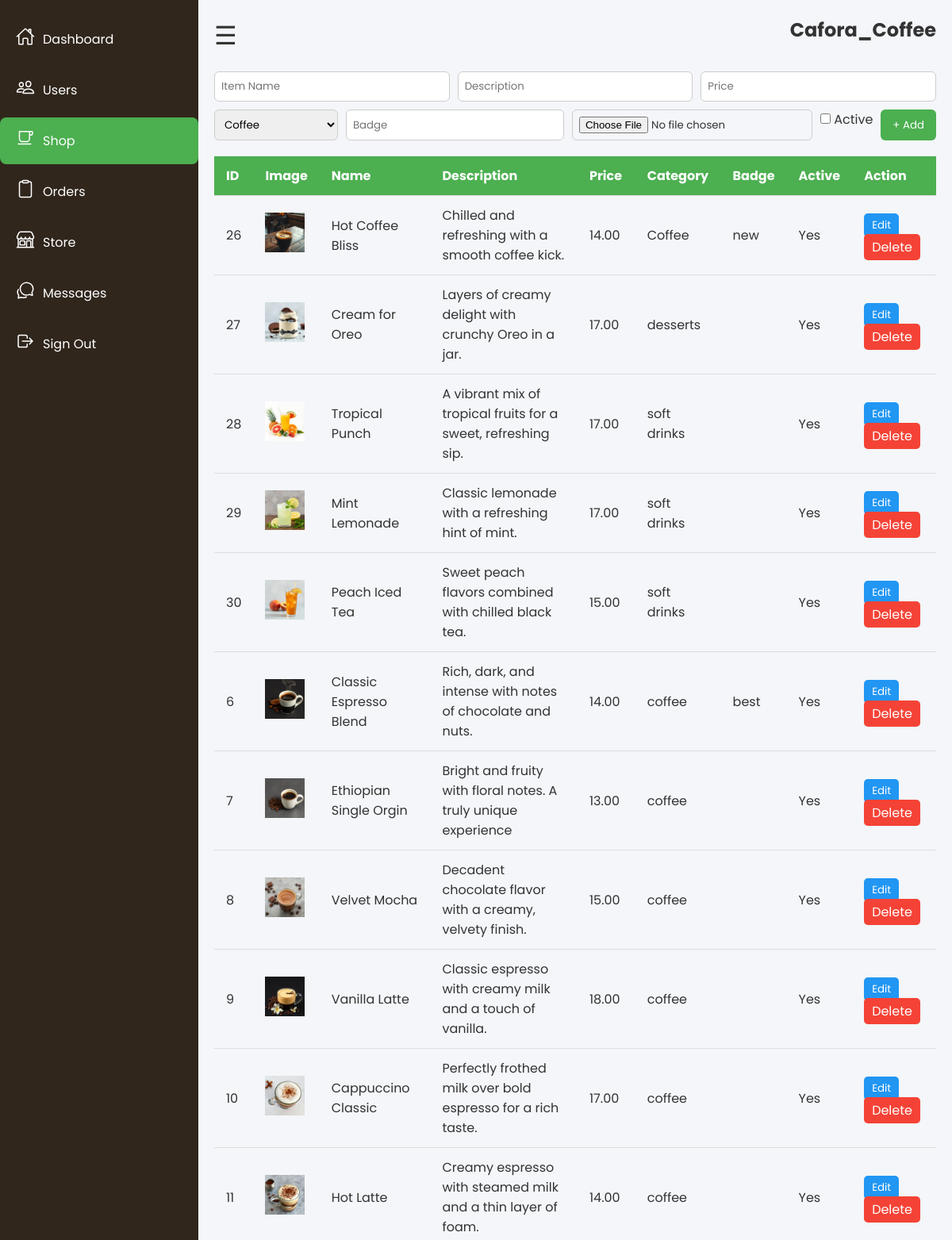
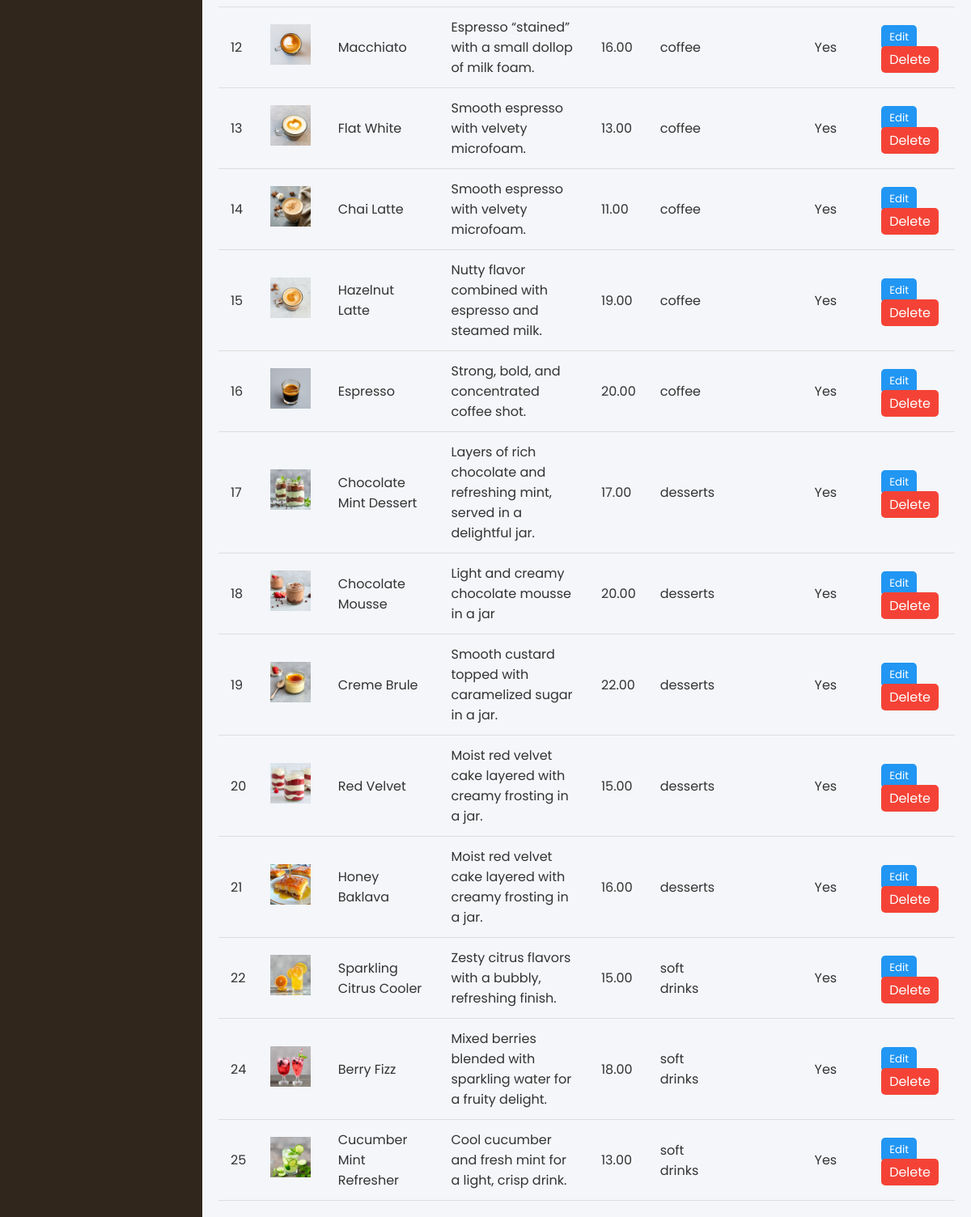
/admin/manage_items.php (signed in), run on the app's committed database (2 pictures, top to bottom).
### tables this page shows
CREATE TABLE `products` (
  `id` int(11) NOT NULL,
  `name` varchar(255) NOT NULL,
  `description` text NOT NULL,
  `price` decimal(10,2) NOT NULL,
  `category` varchar(100) NOT NULL,
  `image_url` varchar(500) DEFAULT NULL,
  `badge` varchar(50) DEFAULT NULL,
  `active` tinyint(1) DEFAULT 1,
  `created_at` timestamp NOT NULL DEFAULT current_timestamp()
);

### admin/manage_items.php (the view, shortened to what this page needs)
<?php
require '../includes/database_connection.php';
?>
<?php
$items = $pdo->query("SELECT * FROM products ORDER BY created_at DESC")->fetchAll(PDO::FETCH_ASSOC);
?>
<!DOCTYPE html>
<html lang="en">
<head>
<link rel="stylesheet" href="../assets/css/admin.css">
</head>
<body>
<div class="container">
    <?php include "nav.php"; ?>
    <div class="main">
        <div class="topbar">
            <div class="toggle">&#9776;</div>
            <h2>Cafora_Coffee</h2>
        </div>
        <form method="POST" class="form-inline" enctype="multipart/form-data">
            <input type="text" name="name" placeholder="Item Name" required>
            <input type="text" name="description" placeholder="Description" required>
            <input type="number" step="0.01" name="price" placeholder="Price" required>
            <select name="category" required>
            <option value="Coffee">Coffee</option>
            </select>
            <input type="text" name="badge" placeholder="Badge">
            <input type="file" name="image_url">
            <label><input type="checkbox" name="active"> Active</label>
            <button type="submit" name="add" class="btn-add" align="right">+ Add</button>
        </form>
        <div class="table-wrapper">
            <table class="styled-table">
                <thead>
                    <tr>
                        <th>ID</th>
                        <th>Image</th>
                        <th>Name</th>
                        <th>Description</th>
                        <th>Price</th>
                        <th>Category</th>
                        <th>Badge</th>
                        <th>Active</th>
                        <th>Action</th>
                    </tr>
                </thead>
                <tbody>
                    <?php foreach($items as $item): ?>
                    <tr>
                        <td><?= $item['id'] ?></td>
                        <td>
                            <?php if($item['image_url']): ?>
                                <img src="<?= $item['image_url'] ?>" width="50" alt="">
                            <?php endif; ?>
                        </td>
                        <td><?= $item['name'] ?></td>
                        <td><?= $item['description'] ?></td>
                        <td><?= $item['price'] ?></td>
                        <td><?= $item['category'] ?></td>
                        <td><?= $item['badge'] ?></td>
                        <td><?= $item['active'] ? 'Yes' : 'No' ?></td>
                        <td>
                            <button class="btn-edit" onclick="openModal('<?= $item['id'] ?>','<?= addslashes($item['name']) ?>','<?= addslashes($item['description']) ?>','<?= $item['price'] ?>','<?= addslashes($item['category']) ?>','<?= addslashes($item['badge']) ?>','<?= $item['active'] ?>','<?= $item['image_url'] ?>')">Edit</button>
                            <a class="btn-delete" href="manage_items.php?delete=<?= $item['id'] ?>" onclick="return confirm('Delete this item?')">Delete</a>
                        </td>
                    </tr>
                    <?php endforeach; ?>
                </tbody>
            </table>
        </div>
    </div>
</div>
</body>
</html>

### admin/nav.php
<?php $currentPage = basename($_SERVER['PHP_SELF']); ?>
<div class="navigation">
    <ul>
        <li>
            <a href="admin_dashboard.php" class="<?= $currentPage == 'admin_dashboard.php' ? 'active' : '' ?>">
                <span class="icon"><ion-icon name="home-outline"></ion-icon></span>
                <span class="title">Dashboard</span>
            </a>
        </li>
        <li>
            <a href="manage_users.php" class="<?= $currentPage == 'manage_users.php' ? 'active' : '' ?>">
                <span class="icon"><ion-icon name="people-outline"></ion-icon></span>
                <span class="title">Users</span>
            </a>
        </li>
        <li>
            <a href="manage_items.php" class="<?= $currentPage == 'manage_items.php' ? 'active' : '' ?>">
                <span class="icon"><ion-icon name="cafe-outline"></ion-icon></span>
                <span class="title">Shop</span>
            </a>
        </li>
        <li>
            <a href="manage_orders.php" class="<?= $currentPage == 'manage_orders.php' ? 'active' : '' ?>">
                <span class="icon"><ion-icon name="clipboard-outline"></ion-icon></span>
                <span class="title">Orders</span>
            </a>
        </li>
        <li>
            <a href="manage_store.php" class="<?= $currentPage == 'manage_store.php' ? 'active' : '' ?>">
                <span class="icon"><ion-icon name="storefront-outline"></ion-icon></span>
                <span class="title">Store</span>
            </a>
        </li>
        <li>
            <a href="manage_messages.php" class="<?= $currentPage == 'manage_messages.php' ? 'active' : '' ?>">
                <span class="icon"><ion-icon name="chatbubbles-outline"></ion-icon></span>
                <span class="title">Messages</span>
            </a>
        </li>
        <li>
            <a href="../index.php" onclick="return confirm('Are you sure you want to sign out?');">
                <span class="icon"><ion-icon name="log-out-outline"></ion-icon></span>
                <span class="title">Sign Out</span>
            </a>
        </li>
    </ul>
</div>

### assets/css/admin.css (style rules this page uses)
* { margin:0; padding:0; box-sizing:border-box; font-family:'Poppins',sans-serif; }
body { min-height:100vh; background:#f4f6f9; color:#333; overflow-x:hidden; }
h2,h3 { margin-bottom:15px; }
a { text-decoration:none; }
.navigation { position: fixed; width: 250px; height: 100%; background: #30261C ; transition:0.3s; }
.navigation ul { margin-top:20px; }
.navigation ul li { list-style:none; margin-bottom:5px; border-radius:8px; }
.navigation ul li a { display:flex; align-items:center; color:#fff; padding:12px 20px; border-radius:8px; transition:0.3s; }
.navigation ul li a .icon { font-size:1.5rem; margin-right:10px; }
.navigation ul li a.active, .navigation ul li a:hover { background:#4CAF50; color:#fff; }
.navigation { transform:translateX(0); }
.main { margin-left:250px; padding:20px; transition:0.3s; }
.topbar { display:flex; justify-content:space-between; align-items:center; margin-bottom:20px; }
.toggle { font-size:2rem; cursor:pointer; }
.table-wrapper { overflow-x:auto; }
.styled-table { width:100%; border-collapse:collapse; font-size:16px; }
.styled-table th, .styled-table td { padding:12px 15px; border-bottom:1px solid #ddd; text-align:left; }
.styled-table th { background:#4CAF50; color:#fff; }
.btn-edit { background:#2196F3; color:#fff; padding:5px 10px; border:none; border-radius:5px; cursor:pointer; }
.btn-delete { background:#f44336; color:#fff; padding:5px 10px; border:none; border-radius:5px; cursor:pointer; }
.form-inline { display:flex; flex-wrap:wrap; gap:10px; margin-bottom:20px; }
.form-inline input,.form-inline select { flex:1; padding:8px; border-radius:6px; border:1px solid #ccc; }
.btn-add { background:#4CAF50;color:#fff;padding:8px 15px;border:none;border-radius:6px;cursor:pointer; }

### data on the page
products: id "26", image_url (picture), name "Hot Coffee Bliss", description "Chilled and refreshing with a smooth coffee kick.", price "14.00", category "Coffee", badge "new", active "Yes"
products: id "27", image_url (picture), name "Cream for Oreo", description "Layers of creamy delight with crunchy Oreo in a jar.", price "17.00", category "desserts", active "Yes"
products: id "28", image_url (picture), name "Tropical Punch", description "A vibrant mix of tropical fruits for a sweet, refreshing sip.", price "17.00", category "soft drinks", active "Yes"
products: id "29", image_url (picture), name "Mint Lemonade", description "Classic lemonade with a refreshing hint of mint.", price "17.00", category "soft drinks", active "Yes"
products: id "30", image_url (picture), name "Peach Iced Tea", description "Sweet peach flavors combined with chilled black tea.", price "15.00", category "soft drinks", active "Yes"
products: id "6", image_url (picture), name "Classic Espresso Blend", description "Rich, dark, and intense with notes of chocolate and nuts.", price "14.00", category "coffee", badge "best", active "Yes"
products: id "7", image_url (picture), name "Ethiopian Single Orgin", description "Bright and fruity with floral notes. A truly unique experience", price "13.00", category "coffee", active "Yes"
products: id "8", image_url (picture), name "Velvet Mocha", description "Decadent chocolate flavor with a creamy, velvety finish.", price "15.00", category "coffee", active "Yes"
products: id "9", image_url (picture), name "Vanilla Latte", description "Classic espresso with creamy milk and a touch of vanilla.", price "18.00", category "coffee", active "Yes"
products: id "10", image_url (picture), name "Cappuccino Classic", description "Perfectly frothed milk over bold espresso for a rich taste.", price "17.00", category "coffee", active "Yes"
products: id "11", image_url (picture), name "Hot Latte", description "Creamy espresso with steamed milk and a thin layer of foam.", price "14.00", category "coffee", active "Yes"
products: id "12", image_url (picture), name "Macchiato", description "Espresso “stained” with a small dollop of milk foam.", price "16.00", category "coffee", active "Yes"
products: id "13", image_url (picture), name "Flat White", description "Smooth espresso with velvety microfoam.", price "13.00", category "coffee", active "Yes"
products: id "14", image_url (picture), name "Chai Latte", description "Smooth espresso with velvety microfoam.", price "11.00", category "coffee", active "Yes"
products: id "15", image_url (picture), name "Hazelnut Latte", description "Nutty flavor combined with espresso and steamed milk.", price "19.00", category "coffee", active "Yes"
products: id "16", image_url (picture), name "Espresso", description "Strong, bold, and concentrated coffee shot.", price "20.00", category "coffee", active "Yes"
products: id "17", image_url (picture), name "Chocolate Mint Dessert", description "Layers of rich chocolate and refreshing mint, served in a delightful jar.", price "17.00", category "desserts", active "Yes"
products: id "18", image_url (picture), name "Chocolate Mousse", description "Light and creamy chocolate mousse in a jar", price "20.00", category "desserts", active "Yes"
products: id "19", image_url (picture), name "Creme Brule", description "Smooth custard topped with caramelized sugar in a jar.", price "22.00", category "desserts", active "Yes"
products: id "20", image_url (picture), name "Red Velvet", description "Moist red velvet cake layered with creamy frosting in a jar.", price "15.00", category "desserts", active "Yes"
products: id "21", image_url (picture), name "Honey Baklava", description "Moist red velvet cake layered with creamy frosting in a jar.", price "16.00", category "desserts", active "Yes"
products: id "22", image_url (picture), name "Sparkling Citrus Cooler", description "Zesty citrus flavors with a bubbly, refreshing finish.", price "15.00", category "soft drinks", active "Yes"
products: id "24", image_url (picture), name "Berry Fizz", description "Mixed berries blended with sparkling water for a fruity delight.", price "18.00", category "soft drinks", active "Yes"
products: id "25", image_url (picture), name "Cucumber Mint Refresher", description "Cool cucumber and fresh mint for a light, crisp drink.", price "13.00", category "soft drinks", active "Yes"
